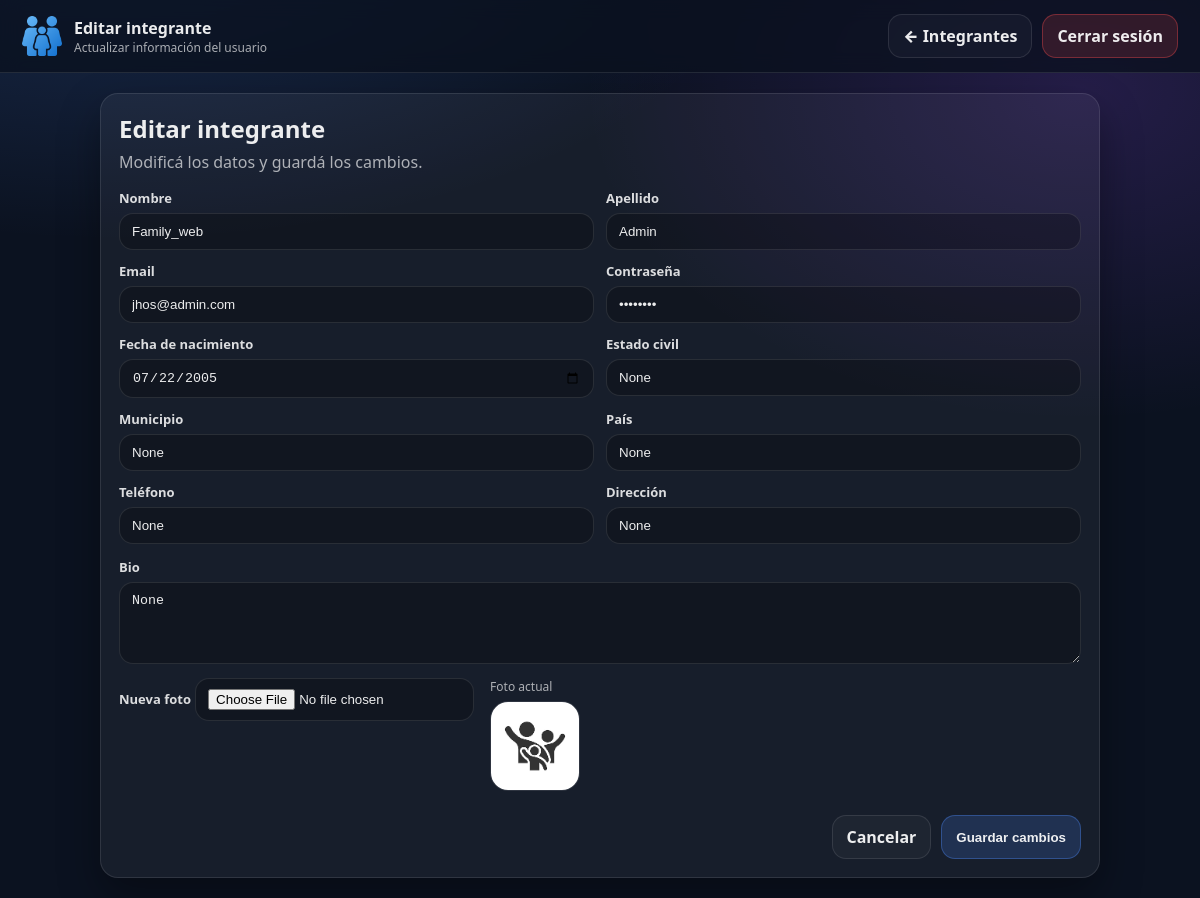
Screenshot of /edit_member/1 (signed in) with the database file from the repository.
### tables this page shows
CREATE TABLE users (
    id INTEGER PRIMARY KEY AUTOINCREMENT,
    nombre TEXT NOT NULL,
    apellido TEXT NOT NULL,
    email TEXT UNIQUE NOT NULL,
    password TEXT NOT NULL,
    fecha_nac TEXT,
    municipio TEXT,
    pais TEXT,
    foto TEXT
, telefono TEXT, direccion TEXT, estado_civil TEXT, bio TEXT, activo INTEGER DEFAULT 0);

### blueprints/admin.py (the view, shortened to what this page needs)
@admin_bp.route("/edit_member/<int:id>", methods=["GET", "POST"])
def edit_member(id):
    if "user_id" not in session:
        return redirect("/login")
    if session.get("email") != "jhos@admin.com":
        return "No tienes permiso para editar otros usuarios"
    with get_db() as conn:
        c = conn.cursor()
        c.execute("SELECT * FROM users WHERE id=?", (id,))
        integrante = c.fetchone()
    return render_template("edit_member.html", integrante=integrante)

### db.py (called while the page is built)
def get_db():
    return sqlite3.connect(DB_PATH, timeout=20)

### templates/edit_member.html (shortened to what this page needs)
<!DOCTYPE html>
<html lang="es">
<head>
  <link rel="stylesheet" href="{{ url_for('static', filename='edit_member.css') }}">
</head>
<body>
  <header class="topbar">
    <div class="brand">
      <img src="/static/login.png" class="brand-logo" alt="Logo">
      <div class="brand-text">
        <div class="brand-title">Editar integrante</div>
        <div class="brand-sub">Actualizar información del usuario</div>
      </div>
    </div>
    <div class="top-actions">
      <a href="/members" class="btn ghost">← Integrantes</a>
      <a href="/logout" class="btn danger">Cerrar sesión</a>
    </div>
  </header>
  <main class="page">
    <section class="card">
      <h1>Editar integrante</h1>
      <p class="subtitle">Modificá los datos y guardá los cambios.</p>
      <form method="POST" enctype="multipart/form-data" class="edit-form">
        <div class="grid">
          <div class="field">
            <label>Nombre</label>
            <input type="text" name="nombre" value="{{ integrante[1] }}" required>
          </div>
          <div class="field">
            <label>Apellido</label>
            <input type="text" name="apellido" value="{{ integrante[2] }}" required>
          </div>
          <div class="field">
            <label>Email</label>
            <input type="email" name="email" value="{{ integrante[3] }}" required>
          </div>
          <div class="field">
            <label>Contraseña</label>
            <input type="password" name="password" value="{{ integrante[4] }}" required>
          </div>
          <div class="field">
            <label>Fecha de nacimiento</label>
            <input type="date" name="fecha_nac" value="{{ integrante[5] }}">
          </div>
          <div class="field">
            <label>Estado civil</label>
            <input type="text" name="estado_civil" value="{{ integrante[11] or '' }}">
          </div>
          <div class="field">
            <label>Municipio</label>
            <input type="text" name="municipio" value="{{ integrante[6] }}">
          </div>
          <div class="field">
            <label>País</label>
            <input type="text" name="pais" value="{{ integrante[7] }}">
          </div>
          <div class="field">
            <label>Teléfono</label>
            <input type="text" name="telefono" value="{{ integrante[9] or '' }}">
          </div>
          <div class="field">
            <label>Dirección</label>
            <input type="text" name="direccion" value="{{ integrante[10] or '' }}">
          </div>
        </div>
        <div class="field full">
          <label>Bio</label>
          <textarea name="bio" rows="4">{{ integrante[12] or '' }}</textarea>
        </div>
        <div class="photo-section">
          <div class="photo-left">
            <label>Nueva foto</label>
            <input type="file" name="foto">
          </div>
          {% if integrante[8] %}
          <div class="photo-preview">
            <span>Foto actual</span>
            <img src="/{{ integrante[8].replace('\\','/') }}" alt="Foto actual">
          </div>
          {% endif %}
        </div>
        <div class="actions">
          <a href="/members" class="btn ghost">Cancelar</a>
          <button type="submit" class="btn primary">Guardar cambios</button>
        </div>
      </form>
    </section>
  </main>
</body>
</html>

### static/edit_member.css (style rules this page uses)
:root { --bg:#0b1220; --border:rgba(255,255,255,.10); --text:rgba(255,255,255,.92); --muted:rgba(255,255,255,.65); --accent:#4f8cff; --danger:#ff4d4d; --shadow:0 18px 40px rgba(0,0,0,.35); --radius:18px; }
* { box-sizing:border-box; }
body { margin:0; font-family: system-ui, -apple-system, Segoe UI, Roboto, Arial; background: radial-gradient(1200px 600px at 10% -10%, rgba(79,140,255,.22), transparent 55%), radial-gradient(900px 600px at 90% 10%, rgba(153,79,255,.18), transparent 55%), var(--bg); color:var(--text); }
.topbar { display:flex; justify-content:space-between; align-items:center; padding:14px 22px; background:rgba(10,16,30,.75); backdrop-filter:blur(10px); border-bottom:1px solid var(--border); }
.brand { display:flex; gap:12px; align-items:center; }
.brand-logo { width:40px; height:40px; object-fit:contain; }
.brand-title { font-weight:900; }
.brand-sub { font-size:12px; color:var(--muted); }
.top-actions { display:flex; gap:10px; }
.btn { padding:10px 14px; border-radius:14px; border:1px solid var(--border); background:rgba(255,255,255,.04); color:var(--text); text-decoration:none; font-weight:900; cursor:pointer; }
.btn.primary { background:rgba(79,140,255,.18); border-color:rgba(79,140,255,.35); }
.btn.danger { background:rgba(255,77,77,.15); border-color:rgba(255,77,77,.35); }
.btn.ghost { background:rgba(255,255,255,.03); }
.page { width:min(1000px,92vw); margin:20px auto; }
.card { padding:18px; border-radius:var(--radius); border:1px solid var(--border); background:rgba(255,255,255,.05); box-shadow:var(--shadow); }
.card h1 { margin:0; }
.subtitle { margin:6px 0 16px; color:var(--muted); }
.edit-form { display:flex; flex-direction:column; gap:14px; }
.grid { display:grid; grid-template-columns:repeat(2,1fr); gap:12px; }
.field { display:flex; flex-direction:column; gap:6px; }
.field.full { grid-column:1/-1; }
label { font-size:13px; font-weight:900; color:rgba(255,255,255,.85); }
input, textarea { padding:10px 12px; border-radius:14px; border:1px solid var(--border); background:rgba(0,0,0,.25); color:var(--text); }
textarea { resize:vertical; }
.photo-section { display:flex; gap:16px; align-items:flex-start; flex-wrap:wrap; }
.photo-preview { display:flex; flex-direction:column; gap:6px; }
.photo-preview span { font-size:12px; color:var(--muted); }
.photo-preview img { width:90px; height:90px; object-fit:cover; border-radius:18px; border:1px solid var(--border); }
.actions { display:flex; justify-content:flex-end; gap:10px; margin-top:10px; }

### rows the page displays
users: nombre "Family_web", apellido "Admin", email "jhos@admin.com", fecha_nac "07/22/2005", estado_civil "None", municipio "None", pais "None", telefono "None", direccion "None", bio "None"
